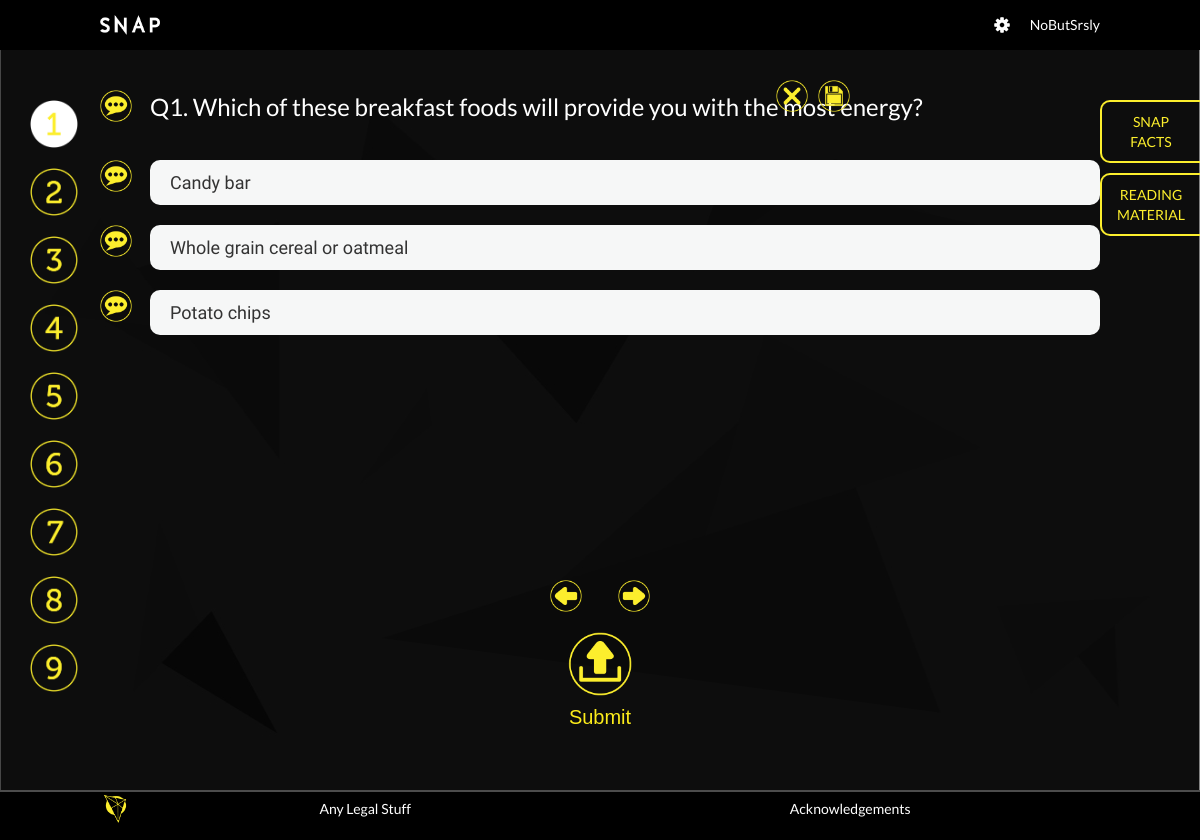
/student/multiple-choice-question.php, run on the app's committed database.
### tables this page shows
CREATE TABLE IF NOT EXISTS `MCQ_Question` (
    MCQID MEDIUMINT AUTO_INCREMENT,
    Question TEXT,
    CorrectChoice TEXT DEFAULT NULL,
    QuizID MEDIUMINT,
    CONSTRAINT MCQ_Question_MCQID_PK PRIMARY KEY (MCQID),
    CONSTRAINT MCQ_Question_QuizID_FK FOREIGN KEY (QuizID)
        REFERENCES MCQ_Section (QuizID)
        ON DELETE CASCADE ON UPDATE CASCADE
);

CREATE TABLE IF NOT EXISTS `MCQ_Option` (
    OptionID MEDIUMINT AUTO_INCREMENT,
    Content TEXT,    
    Explanation TEXT,
    MCQID MEDIUMINT,
    CONSTRAINT MCQ_Option_OptionID_PK PRIMARY KEY (OptionID),
    CONSTRAINT MCQ_Option_MCQID_FK FOREIGN KEY (MCQID)
        REFERENCES MCQ_Question (MCQID)
        ON DELETE CASCADE ON UPDATE CASCADE
);

### mysql-lib.php (called while the page is built, shortened)
<?php
function getMCQQuestionsByQuizID(PDO $conn, $quizID)
{
    $mcqQuesSql = "SELECT *
                    FROM MCQ_Section NATURAL JOIN MCQ_Question
                    WHERE QuizID = ?
                    ORDER BY MCQID";
    $mcqQuesQuery = $conn->prepare($mcqQuesSql);
    $mcqQuesQuery->execute(array($quizID));
    $mcqQuesResult = $mcqQuesQuery->fetchAll(PDO::FETCH_OBJ);
    return $mcqQuesResult;
}
function getOptions(PDO $conn, $mcqID)
{
    $optionSql = "SELECT *
                   FROM MCQ_Question NATURAL JOIN MCQ_Option WHERE MCQID = ?";
    $optionQuery = $conn->prepare($optionSql);
    $optionQuery->execute(array($mcqID));
    $optionResult = $optionQuery->fetchAll(PDO::FETCH_OBJ);
    return $optionResult;
}
?>

### student/multiple-choice-question.php (the view, shortened to what this page needs)
<?php
    require_once("../mysql-lib.php");
    $pageName = "multiple-choice-question";
    $quizID = 1;
    $conn = null;
    try{
        $conn = db_connect();
        $mcqQuestions = getMCQQuestionsByQuizID($conn, $quizID);
        $mcqOptions = array();
        for ($i = 0; $i < count($mcqQuestions); $i++) {
            $options = getOptions($conn, $mcqQuestions[$i]->MCQID);
            array_push($mcqOptions, $options);
        }
    } catch(Exception $e) {
        if ($conn != null) {
            db_close($conn);
        }
        debug_err($pageName, $e);
        exit;
    }
?>
<!DOCTYPE html>
<html lang="en">
<head>
    <link rel="stylesheet" href="./css/common.css">
</head>
<body>
<div class="page-wrapper">
    <div class="header-wrapper">
        <div class="header">
            <a class="home-link">SNAP</a>
            <div class="settings">
                <div class="setting-icon dropdown">
                </div>
                <a href="#" class="setting-text">NoButSrsly</a>
            </div>
        </div>
    </div>
    <div class="content-wrapper">
        <ul class="quiz-nav-list">
<?php
        for ($i = 0; $i < count($mcqQuestions); $i++) { ?>
            <li class="quiz-nav-item">
                <span class="quiz-nav-label"></span>
            </li>
<?php   } ?>
        </ul>
        <div class="quiz-list">
<?php   for ($i = 0; $i < count($mcqQuestions); $i++) {
            if ($i == 0) {
                $active = "quiz-item-active";
            } ?>
            <div class="quiz-item <?php echo $active ?>" data-id="<?php echo $mcqQuestions[$i]->MCQID ?>">
                <div class="h3 quiz-header">
                    <div class="quiz-label">
                        <span class="image-icon-speech"></span>
                    </div>
                    <div class="quiz-title"><?php echo 'Q'.($i+1).'. '.$mcqQuestions[$i]->Question ?></div>
                </div>
                <ul class="quiz-answer-list">
<?php       for ($j = 0; $j < count($mcqOptions[$i]); $j++) { ?>
                    <li class="quiz-answer-item" data-answer="<?php echo $mcqOptions[$i][$j]->Content ?>">
                        <div class="quiz-label">
                            <span class="image-icon-speech"></span>
                        </div>
                        <div class="quiz-answer-content">
                            <?php echo $mcqOptions[$i][$j]->Content ?>
                        </div>
                    </li>
<?php       } ?>
                </ul>
                <div class="quiz-nav-container">
                    <span class="quiz-nav-prev quiz-nav"></span>
                    <span class="quiz-nav-next quiz-nav"></span>
                </div>
                <form class="question-form">
                    <button type="submit" class="question-submit">
                        <span class="question-submit-icon"></span>
                        Submit
                    </button>
                </form>
            </div>
<?php   } ?>
        </div>
    </div>
    <ul class="task-operation">
        <li class="cancel-task">
            <a href="#" title="Cancel Task"></a>
        </li>
        <li class="save-task">
            <a href="javascript:;" title="Save Task"></a>
        </li>
    </ul>
    <div class="attachment">
        <ul class="attachment-nav">
            <li class="attachment-nav-item">SNAP <br>FACTS</li>
            <li class="attachment-nav-item">READING <br> MATERIAL</li>
        </ul>
    </div>
    <div class="footer-wrapper">
        <div class="footer">
            <div class="footer-content">
                <a href="#" class="footer-logo"></a>
                <ul class="footer-nav">
                    <li class="footer-nav-item"><a href="#">Any Legal Stuff</a></li>
                    <li class="footer-nav-item"><a href="#">Acknowledgements</a></li>
                </ul>
            </div>
        </div>
    </div>
</div>
</body>
</html>

### student/multiple-choice-question.php (style rules this page uses)
.task-operation { right: 350px; }

### data on the page
mcq_question: Question "Which of these breakfast foods will provide you with the most energy?"
mcq_option: Content "Candy bar"
mcq_option: Content "Whole grain cereal or oatmeal"
mcq_option: Content "Potato chips"
